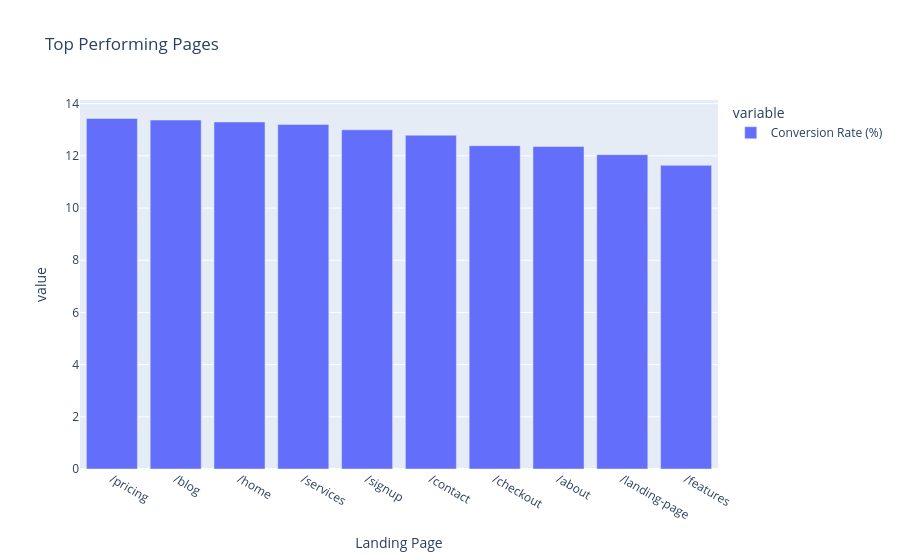

Notebook code for this chart:
### Markdown cell above
# high & low performimg pages dashboard

### Code cell
top_pages = df.groupby("Landing Page")[
    "Conversion Rate (%)"
].mean().sort_values(ascending=False).head(10)

fig = px.bar(
    top_pages,
    title="Top Performing Pages"
)

fig.show()

### Figure 1 — Plotly figure (JSON) as saved in the notebook; plotly's stock layout.template omitted (floating-point values rounded to 4 significant figures)
{"data": [{"hovertemplate": "variable=Conversion Rate (%)<br>Landing Page=%{x}<br>value=%{y}<extra></extra>", "legendgroup": "Conversion Rate (%)", "marker": {"color": "#636efa", "pattern": {"shape": ""}}, "name": "Conversion Rate (%)", "orientation": "v", "showlegend": true, "textposition": "auto", "type": "bar", "x": ["/pricing", "/blog", "/home", "/services", "/signup", "/contact", "/checkout", "/about", "/landing-page", "/features"], "xaxis": "x", "y": [13.43, 13.37, 13.3, 13.21, 13.0, 12.79, 12.39, 12.36, 12.05, 11.64], "yaxis": "y"}], "layout": {"barmode": "relative", "legend": {"title": {"text": "variable"}, "tracegroupgap": 0}, "title": {"text": "Top Performing Pages"}, "xaxis": {"anchor": "y", "domain": [0, 1], "title": {"text": "Landing Page"}}, "yaxis": {"anchor": "x", "domain": [0, 1], "title": {"text": "value"}}}}
